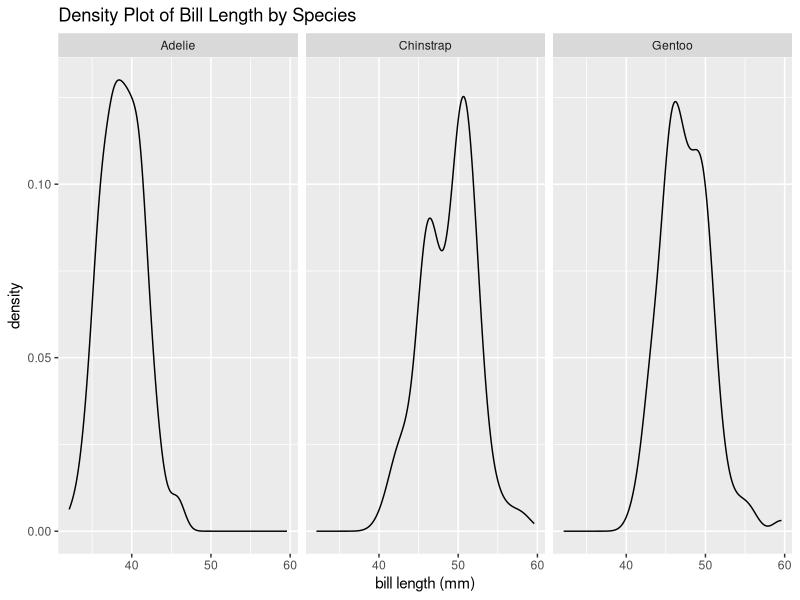
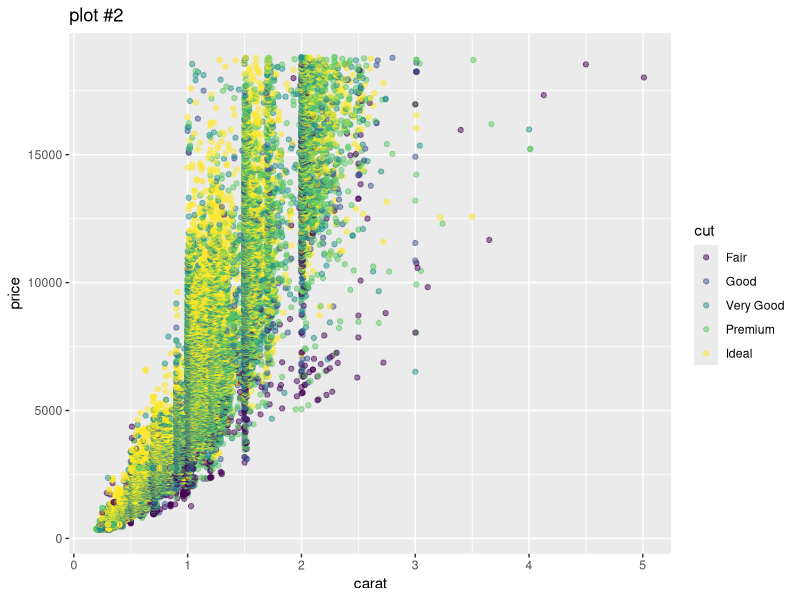
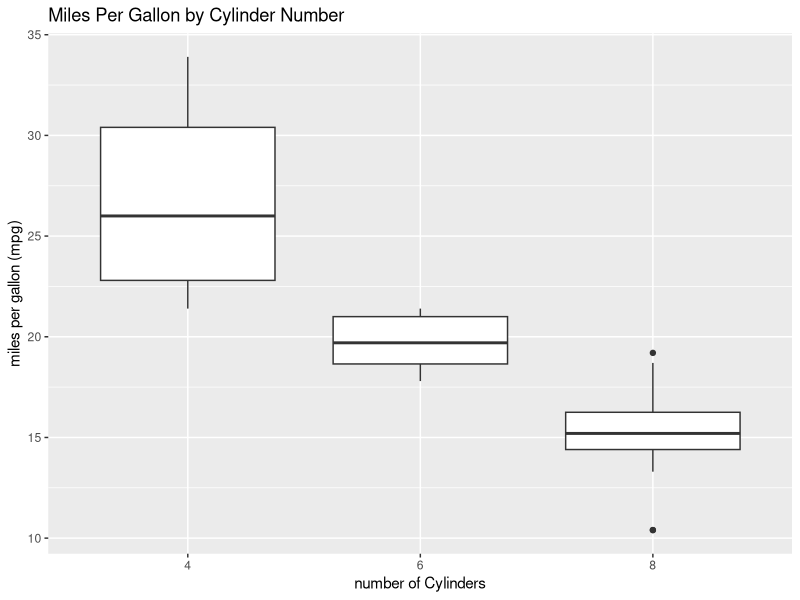
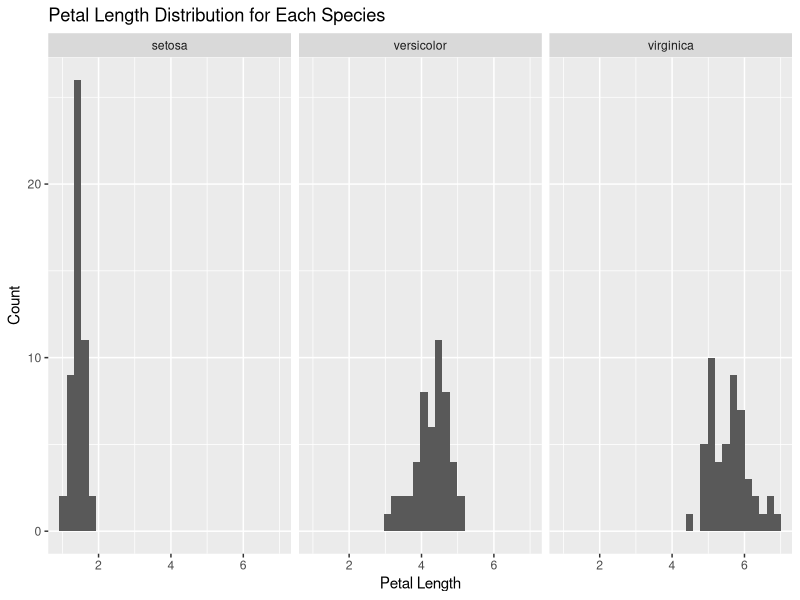

The R source for these figures, in order: (Note: this script raises an error after producing the figures.)
# Please create teh following plots:

# Q1 ----

# Load the tidyverse library
library(tidyverse)

# Load the palmerpenguins library
library(palmerpenguins)

# Load the penguins dataset
data(penguins)

# Plot 1
# Create a density plot of the 'bill_length_mm' column of the penguins
# dataset.
# Use the ggplot() function to create the plot.
# Use the aes() function to specify the x-axis variable.
# Inside the aes() function, set the x parameter to the 'bill_length_mm'
# column of the penguins dataset.
# Add a + sign after the ggplot() function.
# Use the geom_density() function to add a density plot to the ggplot()
# function.
# Add a + sign after the geom_density() function.
# Use the facet_grid() function to add a facet to the ggplot() function.
# Inside the facet_grid() function, set the formula to
# "~ species".
# Add a + sign after the facet_grid() function.
# Use the labs() function to add a title to the ggplot() function.
# Inside the labs() function, set the title parameter to
# "Density Plot of Bill Length by Species".
# Set the x parameter to "Bill Length (mm)".
# Set the y parameter to "Density".

plot1 <-  ggplot(data=penguins, mapping=aes(x=bill_length_mm))+
  geom_density()+
  facet_grid(~species)+
  labs(title = "Density Plot of Bill Length by Species",x="bill length (mm)",y="density")


# To verify your answer, run the following code
plot1

# Q2 ----

# Use the diamonds dataset from ggplot2
data(diamonds)

# Plot 2
# Create a scatter plot of 'carat' vs. 'price', colored by 'cut' quality.
# Use the ggplot() function to create the plot.
# Use the aes() function to specify the x-axis and y-axis variables.
# Inside the aes() function, set the x parameter to 'carat', the y parameter to 'price'.
# Add a + sign after the ggplot() function.
# Use the geom_point() function to add a scatter plot to the ggplot() function. 
# Inside the geom_point() function, use the aes() function to set the color parameter to 'cut'.
# Set the alpha parameter inside geom_point() to 0.5 to make the points semi-transparent if there is overplotting.
# Use the geom_smooth() function to add a smooth line through the points for each 'cut' category, setting the method argument to "lm" for linear models.
# Add a + sign after the geom_point() (and geom_smooth(), if used) function.
# Use the labs() function to add a title to the ggplot() function.
# Inside the labs() function, set the title parameter to # Plot 2
# Set the x parameter to "Carat",
# Set the y parameter to "Price".

plot2 <- ggplot(data=diamonds,
                mapping=aes(x=carat,y=price )) +
  geom_point(mapping=aes(color=cut),alpha=0.5, geom_smooth = lm )+
  labs(title="plot #2",x="carat",y="price")
  


# To verify your answer, run the following code
plot2

# Q3 ----


# Use the mtcars dataset
data(mtcars)

# Plot 3
# Create a boxplot of 'mpg' by 'cyl' (number of cylinders).
# Use the ggplot() function to create the plot.
# Use the aes() function to specify the x-axis and y-axis variables.
# Inside the aes() function, set the x parameter to 'cyl' and the y parameter to 'mpg'.
# NOTICE that you will need to convert the 'cyl' column to a factor using the factor() function. factor(cyl)
# Add a + sign after the ggplot() function.
# Use the geom_boxplot() function to add a boxplot to the ggplot() function.
# Add a + sign after the geom_boxplot() function.
# Use the labs() function to add a title to the ggplot() function.
# Inside the labs() function, set the title parameter to "Miles Per Gallon by Cylinder Number",
# Set the x parameter to "Number of Cylinders",
# Set the y parameter to "Miles Per Gallon (mpg)".

plot3 <- ggplot(data=mtcars,mapping=aes(x=factor(cyl),y=mpg))+
  geom_boxplot()+
  labs(title="Miles Per Gallon by Cylinder Number",x="number of Cylinders",y="miles per gallon (mpg)")


# To verify your answer, run the following code
plot3

# Q4 ----

# Use the iris dataset
data(iris)

# Plot 4
# Create a histogram of 'Petal.Length' for each species.
# Use the ggplot() function to create the plot.
# Use the aes() function to specify the x-axis variable.
# Inside the aes() function, set the x parameter to 'Petal.Length'.
# Add a + sign after the ggplot() function.
# Use the geom_histogram() function to add a histogram to the ggplot() function, and set bins to 30.
# Add a + sign after the geom_histogram() function.
# Use the facet_wrap() function to add a facet for 'Species'.
# Inside the facet_wrap() function, set the facets parameter to '~ Species'.
# Add a + sign after the facet_wrap() function.
# Use the labs() function to add a title to the ggplot() function.
# Inside the labs() function, set the title parameter to "Petal Length Distribution for Each Species",
# Set the x parameter to "Petal Length",
# Set the y parameter to "Count".

ggplot(data=iris,aes(x=Petal.Length))+
  geom_histogram(bins = 30) +
  facet_wrap(~ Species) +
  labs(title ="Petal Length Distribution for Each Species",x="Petal Length",y ="Count")


# To verify your answer, run the following code
plot4
